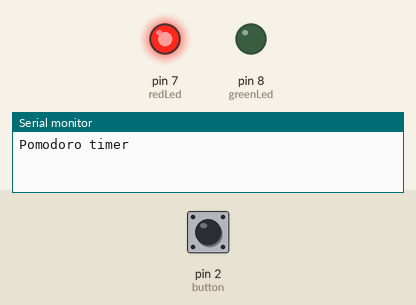
Recording of a sketch running on a simulated Arduino Uno, built with avr-gcc and run on an emulated ATmega328P. On the bench: output pins drawn as LEDs (lit = HIGH), the last lines printed to the serial monitor. Dashed ring = blinking. The inputs (shaded band) are chosen by the test bench; at power-on: pin 2 (button) HIGH.

Above: at 1.2 s.
1.3 s: pin 2 (button) pulled LOW for 1 s
At 2.1 s:
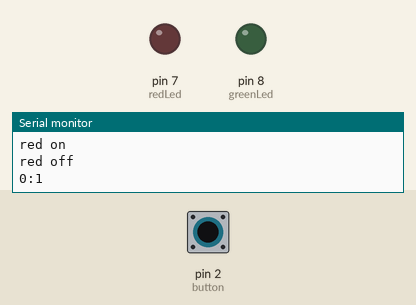
5.3 s: pin 2 (button) pulled LOW for 0.15 s
At 6.85 s:
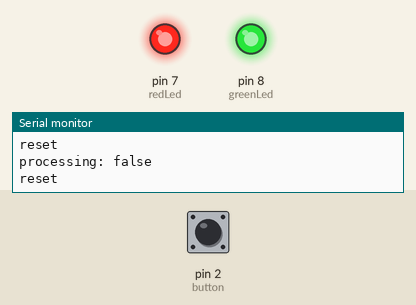
8.4 s: pin 2 (button) pulled LOW for 3.2 s
At 11.9 s:
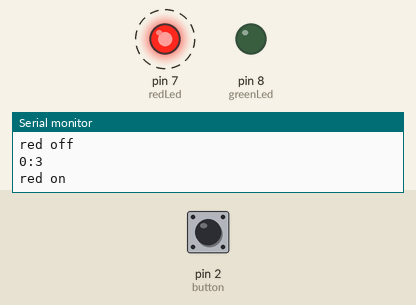
Timing chart, 0 to 19.1 s (numbered marks = the images above; inputs shaded):
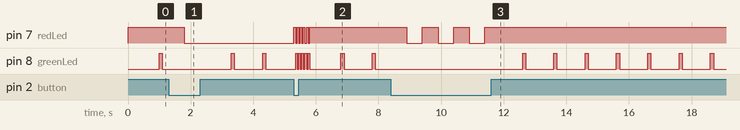

The sketch:

pomodoro_timer.ino
```cpp
//pomodoro timer with millis

const byte button = 2;

const byte redLed = 7;
const byte greenLed = 8;

const unsigned long workTime = 25 * 60;
const unsigned long breakTime = 5 * 60;

unsigned long timeCounter = 0;
const int timeInterval = 500;

unsigned long currentHoldTime = 0;
unsigned long previousTime = 0;
unsigned long previousHold = 0;

bool processing = false;
bool work = true;
bool activeHold = false;

int redState = LOW;
int greenState = LOW;

void setup()
{
  pinMode(button, INPUT_PULLUP);
  pinMode(greenLed, OUTPUT);
  pinMode(redLed, OUTPUT);

  Serial.begin(9600);
  Serial.println("Pomodoro timer");
  digitalWrite(redLed, HIGH);
}

void loop()
{
  keyPress();   //detect what kind of input is pressed

  if (work == true && processing == true)
  {
    unsigned long redCurrentTime = millis();     //this keeps getting bigger

    if (redCurrentTime - previousTime >= timeInterval)
    {
      previousTime = redCurrentTime;     //save the last currentTime to previousTime
      if (redState == LOW)
      {
        Serial.println("red on");
        redState = HIGH;
      }

      else if (redState == HIGH)
      {
        Serial.println("red off");
        redState = LOW;
        timeCounter++;
        timeConvert(timeCounter);
      }
      digitalWrite(redLed, redState);
    }
  }

  else if (work == false && processing == true)
  {
    unsigned long greenCurrentTime = millis();     //this keeps getting bigger

    if (greenCurrentTime - previousTime >= timeInterval)
    {
      previousTime = greenCurrentTime;     //save the last currentTime to previousTime
      if (greenState == LOW)
      {
        Serial.println("green on");
        greenState = HIGH;
      }

      else if (greenState == HIGH)
      {
        Serial.println("green off");
        greenState = LOW;
        timeCounter++;
        timeConvert(timeCounter);

      }
      digitalWrite(greenLed, greenState);
    }
  }

  if (work == true && timeCounter == workTime)     //if work time is up
  {
    work = false;
    processing = false;
    timeCounter = 0;
    digitalWrite(greenLed, HIGH);       //indicate break mode with red led
  }

  else if (work == false && timeCounter == breakTime)
  {
    work = true;
    processing = false;
    timeCounter = 0;
    digitalWrite(redLed, HIGH);       //indicate work mode with red led
  }
}

void keyPress()
{
  while (digitalRead(button) == HIGH)
  {
    if (currentHoldTime % 1000 != 0 or currentHoldTime == 0)
    {
      digitalWrite(greenLed, LOW);          //no flashing when it's not on the second
    }

    else if (currentHoldTime % 1000 == 0)     //flashing every second when holding down the button
    {
      digitalWrite(greenLed, HIGH);
    }
    delay(100);
    currentHoldTime += 100;
  }

  if (digitalRead(button) == LOW && (currentHoldTime >= 3000))      //reset
  {
    Serial.println("reset");
    Serial.println("processing: false");
    processing = false;
    previousHold = currentHoldTime;
    digitalWrite(greenLed, LOW);
    resetFlash();
    currentHoldTime = 0;
    timeCounter = 0;
    work = true;
    digitalWrite(redLed, HIGH);     //indicate work mode with red led
  }

  else if (digitalRead(button) == LOW && (currentHoldTime >= 100))      //click
  {
    if (processing == true)
    {
      Serial.println("processing: false");
      processing = false;
    }
    else if (processing == false)
    {
      Serial.println("processing: true");
      processing = true;
    }
    previousHold = currentHoldTime;
    digitalWrite(greenLed, LOW);
    currentHoldTime = 0;
  }
}

void resetFlash()
{
  Serial.println("reset");
  for (int i = 0; i < 5; i++)
  {
    digitalWrite(redLed, HIGH);
    delay(50);
    digitalWrite(redLed, LOW);
    digitalWrite(greenLed, HIGH);
    delay(50);
    digitalWrite(greenLed, LOW);
  }
}

void timeConvert(int sec)
{
  byte minutes = sec / 60;
  byte seconds = sec - (minutes * 60);
  Serial.print(minutes);
  Serial.print(":");
  Serial.println(seconds);
}
```

Measured:
- after the input at 1.3 s, pin 7 (redLed): HIGH → LOW after 0.50 s
- after the input at 5.3 s, pin 7 (redLed): alternates HIGH for 0.05 s and LOW for 0.05 s, 11 changes in all, then stays HIGH, starting at once
- after the input at 8.4 s, pin 7 (redLed): alternates HIGH for 0.50 s and LOW for 0.50 s, 6 changes in all, then stays HIGH, starting after 0.50 s
